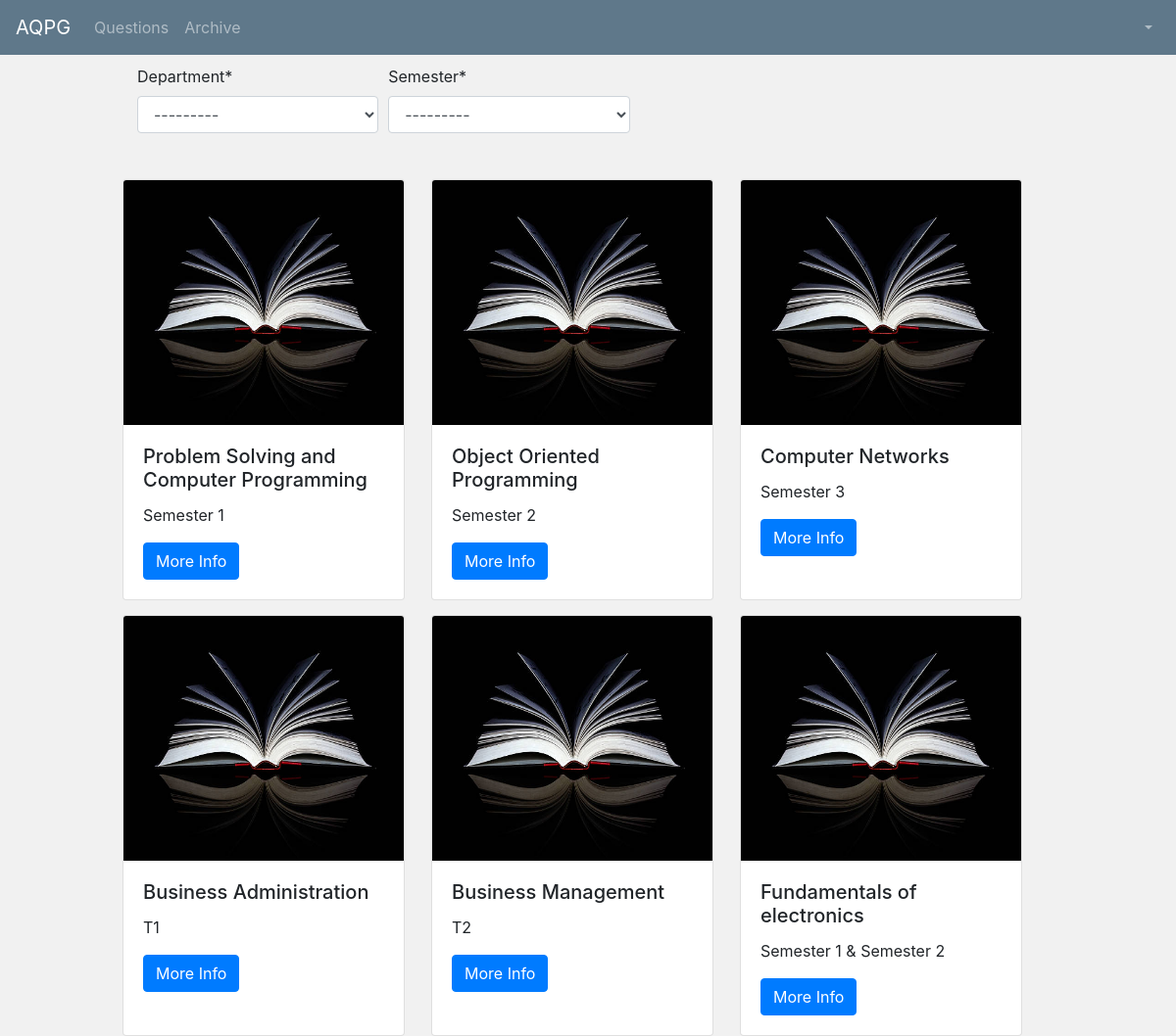
The page /qnppr/view-subjects/ on the database its author committed.
### qnppr/models.py (models this page shows, shortened)
class Subject(models.Model):
    subcode = models.CharField(max_length=100)
    subname = models.CharField(max_length=100)
    dept = models.ForeignKey(Department, on_delete=models.CASCADE)
    sem = models.ForeignKey(Semester, on_delete=models.CASCADE)

class Semester(models.Model):
    sem_name = models.CharField(max_length=100)
    dept_id = models.ForeignKey(Department, on_delete=models.CASCADE)
    def __str__(self):
        return self.sem_name

### qnppr/views.py (the view)
# urls.py: path('view-subjects/', viewSubjectList, name="sub_list"),
def viewSubjectList(request):
    form_1 = DeptSemForm()
    subject_list = Subject.objects.all()
    context = {
        'form_1': form_1,
        'subject_list': subject_list,
        'is_superuser': str(config.is_super_user),
        'full_name': str(config.full_name),
        'is_student': str(config.is_student),
        'dept_id': str(config.dept_id)
    }
    return render(request, 'qnppr/subject_list.html', context)

### qnppr/forms.py
class DeptSemForm(forms.ModelForm):
    class Meta:
        model = Subject
        fields = ['dept', 'sem']
        labels = {
            'dept': 'Department', 'sem': 'Semester'
        }
    def __init__(self, *args, **kwargs):
        super(DeptSemForm, self).__init__(*args, **kwargs)
        self.fields['dept'].queryset = Department.objects.filter(id=config.dept_dept_id)

### qnppr/templates/qnppr/subject_list.html (shortened to what this page needs)
{% extends 'users/base.html' %}
{% load crispy_forms_tags %}
{% block nav_bar_left_items %}
{% if is_superuser == 'True' and is_student == 'False' %}
<ul class="navbar-nav mr-auto">
      <li class="nav-item dropdown">
        <a class="nav-link dropdown-toggle" href="#" id="navbarDropdown" role="button" data-toggle="dropdown" aria-haspopup="true" aria-expanded="false">
          User
        </a>
        <div class="dropdown-menu" aria-labelledby="navbarDropdown">
          <a class="dropdown-item" href="{% url 'user_add' %}">Add</a>
          <a class="dropdown-item" href="{% url 'view_users' %}">View</a>
          <!--<div class="dropdown-divider"></div>
          <a class="dropdown-item" href="#">Something else here</a>-->
        </div>
		</li>
      <li class="nav-item dropdown">
        <a class="nav-link dropdown-toggle" href="#" id="navbarDropdown" role="button" data-toggle="dropdown" aria-haspopup="true" aria-expanded="false">
          Department
        </a>
        <div class="dropdown-menu" aria-labelledby="navbarDropdown">
          <a class="dropdown-item" href="{% url 'dept_add' %}">Add</a>
        </div>
      </li>
    <li class="nav-item dropdown">
        <a class="nav-link dropdown-toggle" href="#" id="navbarDropdown" role="button" data-toggle="dropdown" aria-haspopup="true" aria-expanded="false">
          Blooms Verb
        </a>
        <div class="dropdown-menu" aria-labelledby="navbarDropdown">
          <a class="dropdown-item" href="{% url 'add-blooms' %}">Add</a>
        </div>
      </li>
      <li class="nav-item dropdown ">
        <a class="nav-link dropdown-toggle" href="#" id="navbarDropdown" role="button" data-toggle="dropdown" aria-haspopup="true" aria-expanded="false">
          Subject
        </a>
        <div class="dropdown-menu" aria-labelledby="navbarDropdown">
          <a class="dropdown-item" href="{% url 'sub_add' %}">Add</a>
        </div>
      </li>
    </ul>
{% else %}
<ul class="navbar-nav mr-auto">
    <li class="nav-item">
        <a class="nav-link" href="{% url 'qn-list' %}">Questions</a>
   </li>
    <li class="nav-item">
      <a class="nav-link" href="{% url 'archive_list' %}">Archive</a>
   </li>
    </ul>
{% endif %}
{% endblock %}
{% block nav_bar_right_items %}
<ul class="navbar-nav ml-auto" >
      <li class="nav-item dropdown">
        <a class="nav-link dropdown-toggle" href="#" id="navbarDropdown" role="button" data-toggle="dropdown" aria-haspopup="true" aria-expanded="false">
        </a>
      </li>
    </ul>
{% endblock %}
{% block main_divs %}
<div class="col-md-1"></div>
        <div class="col-md-11" style="margin-top: 10">
{% endblock %}
{% block content %}
<link rel="stylesheet" href="https://maxcdn.bootstrapcdn.com/bootstrap/4.0.0/css/bootstrap.min.css">
<form id="subjectlistform" data-sem-url="{% url 'ajax_load_sem' %}" data-subject_list-url="{% url 'ajax_sub_list' %}">
<div class="form-row">
    <div class="form-group col-md-3 mb-0">
    {{ form_1.dept|as_crispy_field }}
    </div>
    <div class="form-group col-md-3 mb-0">
        {{ form_1.sem|as_crispy_field }}
    </div>
</div>
</form>
<div class="row" id="subjectlist">
    {% for sub in subject_list %}
    <div class="card" style="width: 18rem; margin-top: 15px">
  <img class="card-img-top" src="/media/book_2.jpg" alt="Card image cap" height="250px" width="250px">
  <div class="card-body">
    <h5 class="card-title" >{{ sub.subname }} {{ pro.user.last_name }}</h5>
      <p class="card-text" >{{ sub.sem }}</p>
    <a href="{% url 'view_subject_detail' sub.id %}" class="btn btn-primary" target="_blank">More Info</a>
  </div>
</div>
{%endfor%}
</div>
{% endblock content %}

### rows shown on the page
Subject: subname "Problem Solving and Computer Programming", sem "Semester 1"
Subject: subname "Object Oriented Programming", sem "Semester 2"
Subject: subname "Computer Networks", sem "Semester 3"
Subject: subname "Business Administration", sem "T1"
Subject: subname "Business Management", sem "T2"
Subject: subname "Fundamentals of electronics", sem "Semester 1 & Semester 2"
